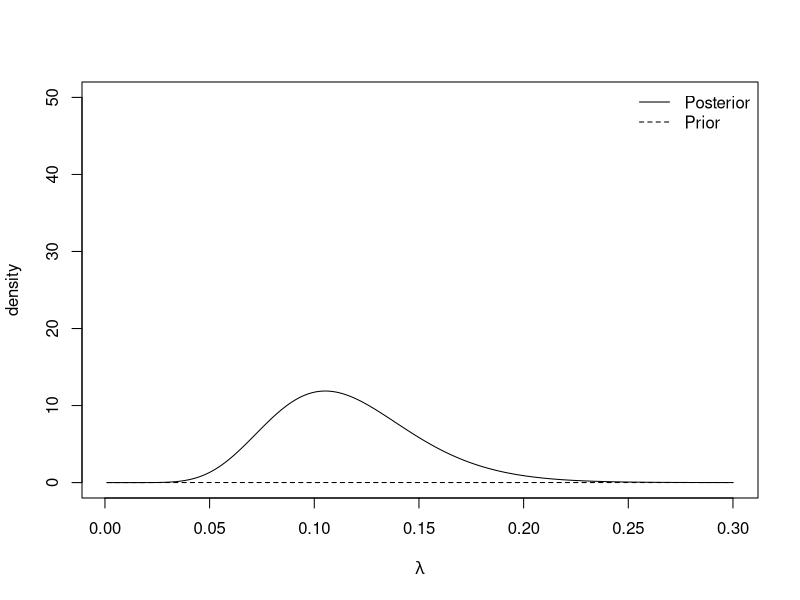
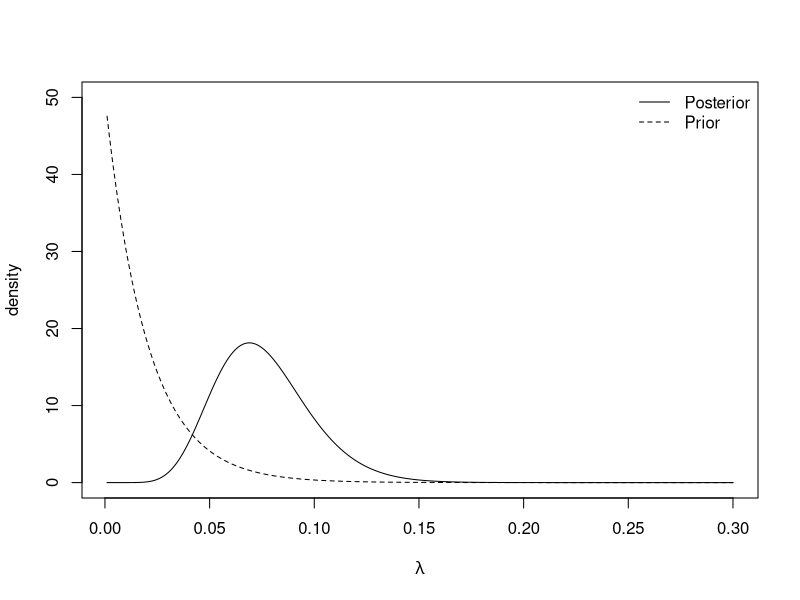
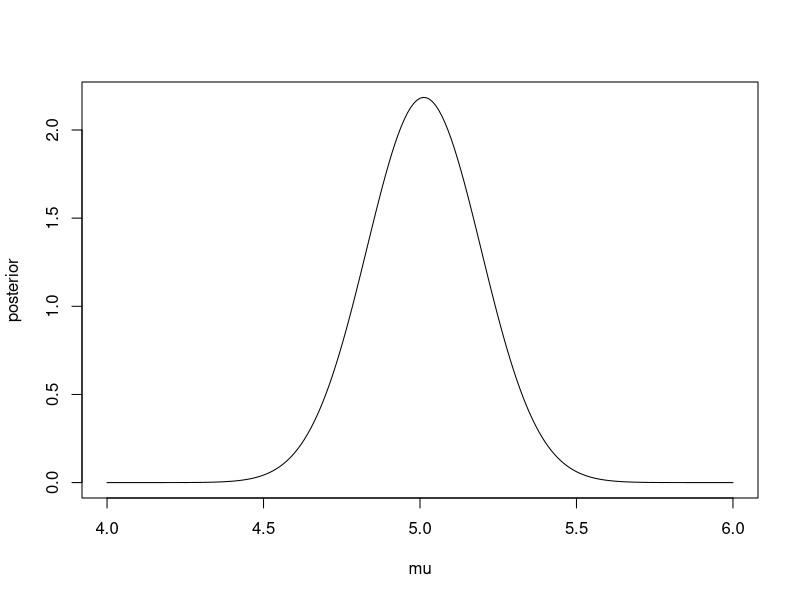
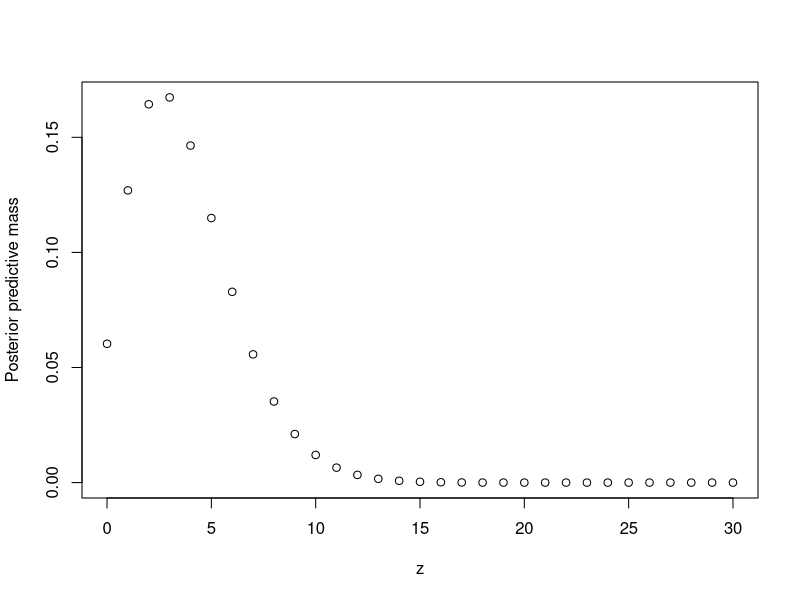
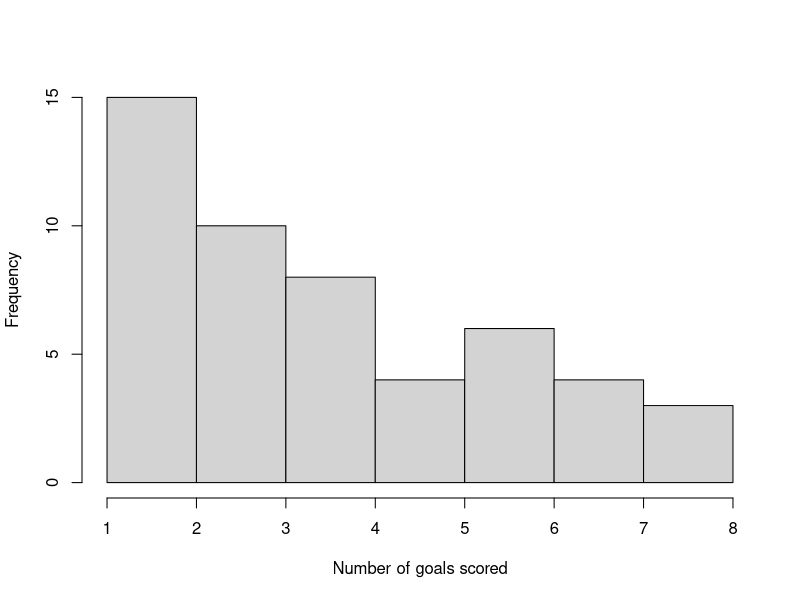
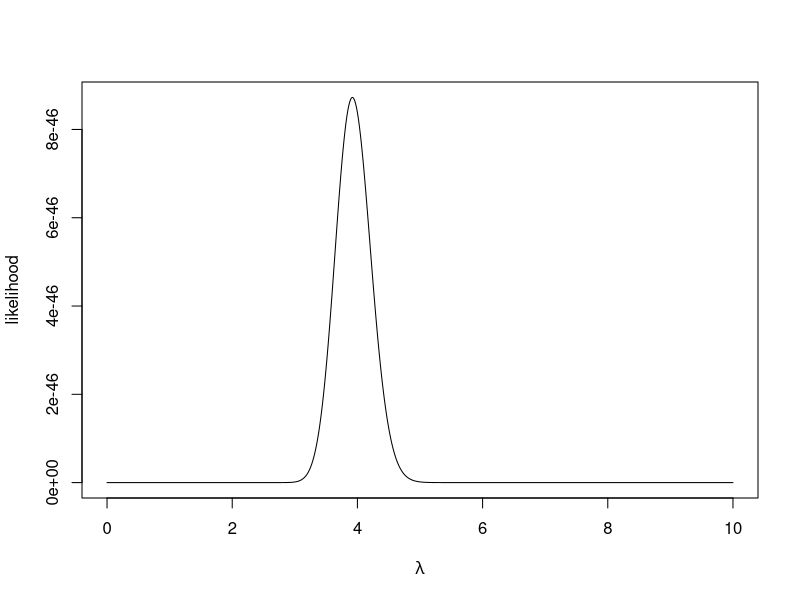
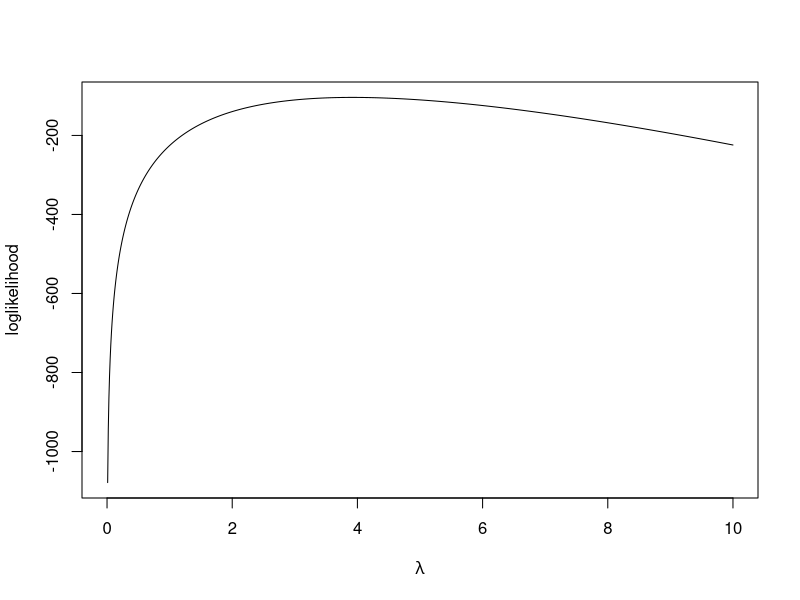
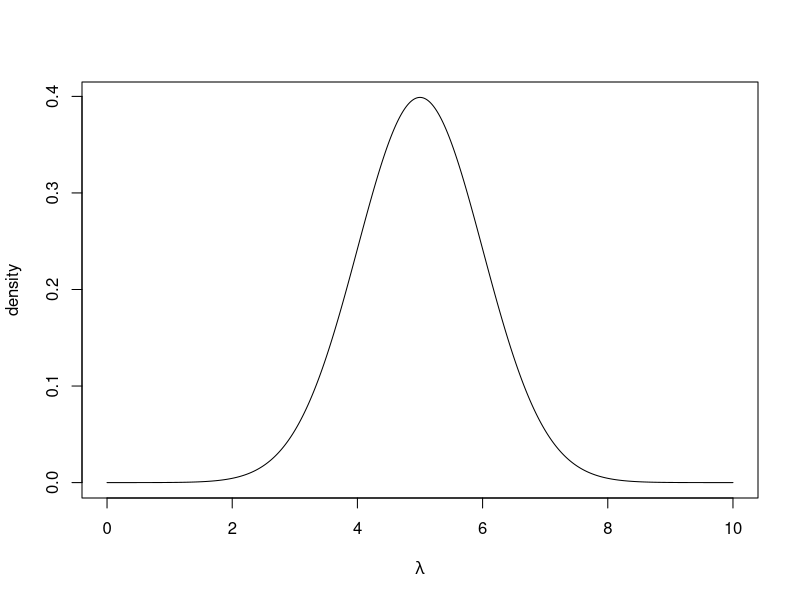

Generate these figures, in order, with R:
## ---- chunk 1
cred.int.95 <- qbeta(c(0.025, 0.975), 4, 198)
round(cred.int.95, 3)
## ---- chunk 2
plot.distributions <- function(gamma.prior){
  #evaluate at selected values of lambda
  lambda <- seq(0.001, 0.3, 0.001) 
  
  #evaluate prior density
  prior <- dexp(lambda, rate = gamma.prior)
  
  #evaluate posterior density
  posterior <- dgamma(lambda, shape = 11, rate = 95 + gamma.prior)
  
  
  #plot
  plot(lambda, posterior, type= 'l', 
       ylim = c(0, 50), xlab = expression(lambda), ylab = "density")
  lines(lambda, prior, lty = 2)
  legend('topright', lty = c(1, 2), legend = c("Posterior", "Prior"),  
         bty = "n")
}

plot.distributions(0.01)
plot.distributions(50)
## ---- chunk 3
round(qgamma(c(0.025, 0.975), 11, 95.01), 3)
## ---- chunk 4
#data
N <- 30
sigma <- 1
y <- rnorm(N, 5, sigma)

#prior
sigma0 <- 1000
mu0     <- 0

#posterior
sigma1.sq <- (1/(sigma0^2)  + N/(sigma^2))^-1
mu1       <- sigma1.sq*(sum(y)/(sigma^2) + mu0/(sigma0^2))

c(mu1, sigma1.sq) #output mean and variance

#Create plot
mu <- seq(4, 6, 0.01)
posterior <- dnorm(mu, mean = mu1, sd = sqrt(sigma1.sq))
plot(mu, posterior, type ='l')

## ---- chunk 5
qnorm(c(0.025, 0.975), mu1, sqrt(sigma1.sq))
## ---- chunk 6
beta.binom.posterior.predictive.distribution <- function(z){
  
  
  numerator <- gamma(32)*gamma(z + 4)*gamma(58-z)
  denominator <- gamma(4)*gamma(28)*gamma(62)
  
  output <- choose(30, z)*numerator/denominator
  return(output)
  
}
## ---- chunk 7
z <- 0:30
ppd <- beta.binom.posterior.predictive.distribution(z)
sum(ppd)
plot(z, ppd, xlab = "z", ylab = "Posterior predictive mass")
## ---- chunk 8
z%*%ppd #expectation
cbind(z, cumsum(ppd)) #CDF
## ---- chunk 9
y <- c(2, 6, 2, 3, 4, 3, 4, 3, 1, 2, 3, 2, 6, 6, 2, 3, 5, 1, 2, 2, 4, 2, 5, 3,
       6, 4, 1, 2, 7, 8, 4, 3, 7, 3, 3, 5, 2, 6, 1, 3, 7, 4, 2, 6, 8, 8, 4, 5,
       7, 4)
hist(y, main = "", xlab = "Number of goals scored")
mean(y)
## ---- chunk 10
lambda <- seq(0, 10, 0.01) #grid of lambda values
likelihood.function <- function(lambda, y) prod(dpois(y, lambda)) #compute likelihood
log.likelihood.function  <- function(lambda, y) sum(dpois(y, lambda, log = TRUE)) #compute loglikelihood
likelihood <- sapply(lambda,  likelihood.function, y) #evaluate at grid of points
log.likelihood <- sapply(lambda,  log.likelihood.function, y) #evaluate at grid of points

#Plot likelihood
plot(lambda, likelihood, 
     xlab = expression(lambda), ylab = "likelihood", type = 'l')
plot(lambda, log.likelihood, 
     xlab = expression(lambda), ylab = "loglikelihood", type = 'l')
## ---- chunk 11
lambda   <- seq(0, 10, 0.01) #grid of lambda values
prior    <- dnorm(lambda, 5, 1)
log.prior <- dnorm(lambda, 5, 1, log = TRUE)
plot(lambda, prior, type = 'l', xlab = expression(lambda), ylab = "density")
plot(lambda, log.prior, type = 'l', 
     xlab = expression(lambda), ylab = "log density")
## ---- chunk 12
posterior <- prior*likelihood
integrating.factor <- 0.5*0.01*(posterior[1] + posterior[1001] + 2*sum(posterior[-c(1, 1001)])) #Using trapezium rule
posterior <- posterior/integrating.factor #normalise
plot(lambda, posterior, type = 'l', xlab = expression(lambda), 
     ylab = "posterior density")
## ---- chunk 13
lambda[which.max(posterior)]
## ---- chunk 14
y <- c(1.95, 1.46, 4.81, 1.52, 4.24, 3.00, 0.46, 2.27, 1.76, 0.41)
